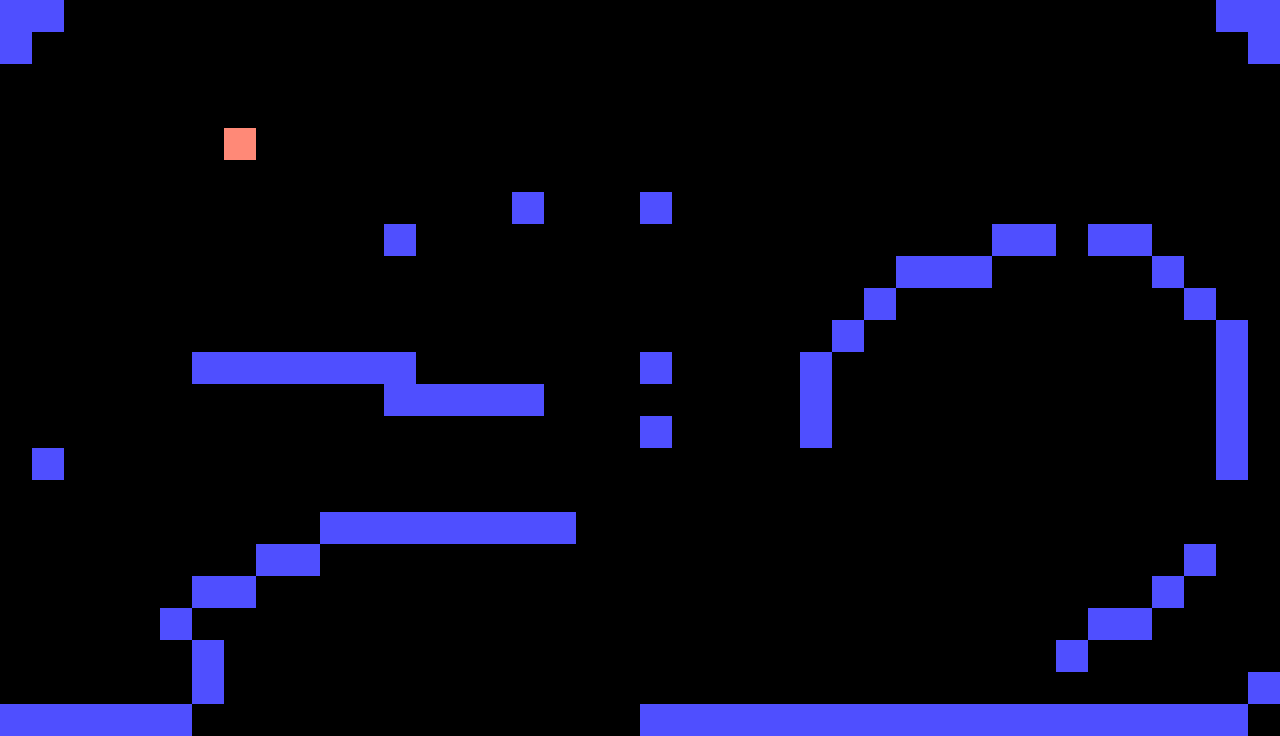

This game map was drawn from its Tiled (.tmx) file and the tilesets committed beside it. A one-line description and the trimmed map source follow:
An orthogonal 40x23 tile map with 32x32 px tiles, 1 tile layer (butt).

<map version="1.0" orientation="orthogonal" renderorder="right-down" width="40" height="23" tilewidth="32" tileheight="32" nextobjectid="41">
 <tileset firstgid="1" name="tile" tilewidth="32" tileheight="32">
  <image source="tile.png" width="64" height="32" />
  <tile id="0">
   <properties>
    <property name="playerBody" value="playerBody" />
   </properties>
  </tile>
  <tile id="1">
   <properties>
    <property name="block" value="" />
   </properties>
  </tile>
 </tileset>
 <layer name="butt" width="40" height="23">
  <data>[920 cells, 90 non-empty, 2 distinct tile ids]</data>
 </layer>
</map>